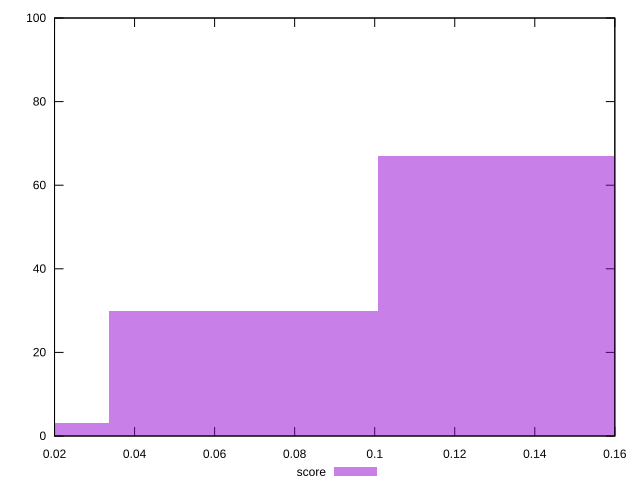

gnuplot code for this plot:
reset

$score <<EOF
0.0672904642901404 30
0.1345809285802808 67
0 3
EOF

set key outside below
set boxwidth 0.0672904642901404
set xrange [0.02:0.16]
set yrange [0:100]
set trange [0:100]
set style fill transparent solid 0.5 noborder
set terminal svg size 640, 490 enhanced background rgb 'white'
set output "report_00022_2021-02-20T12:08:46.964Z/max-potential-fid/samples/pages+cached/score/histogram.svg"

plot $score title "score" with boxes

reset
